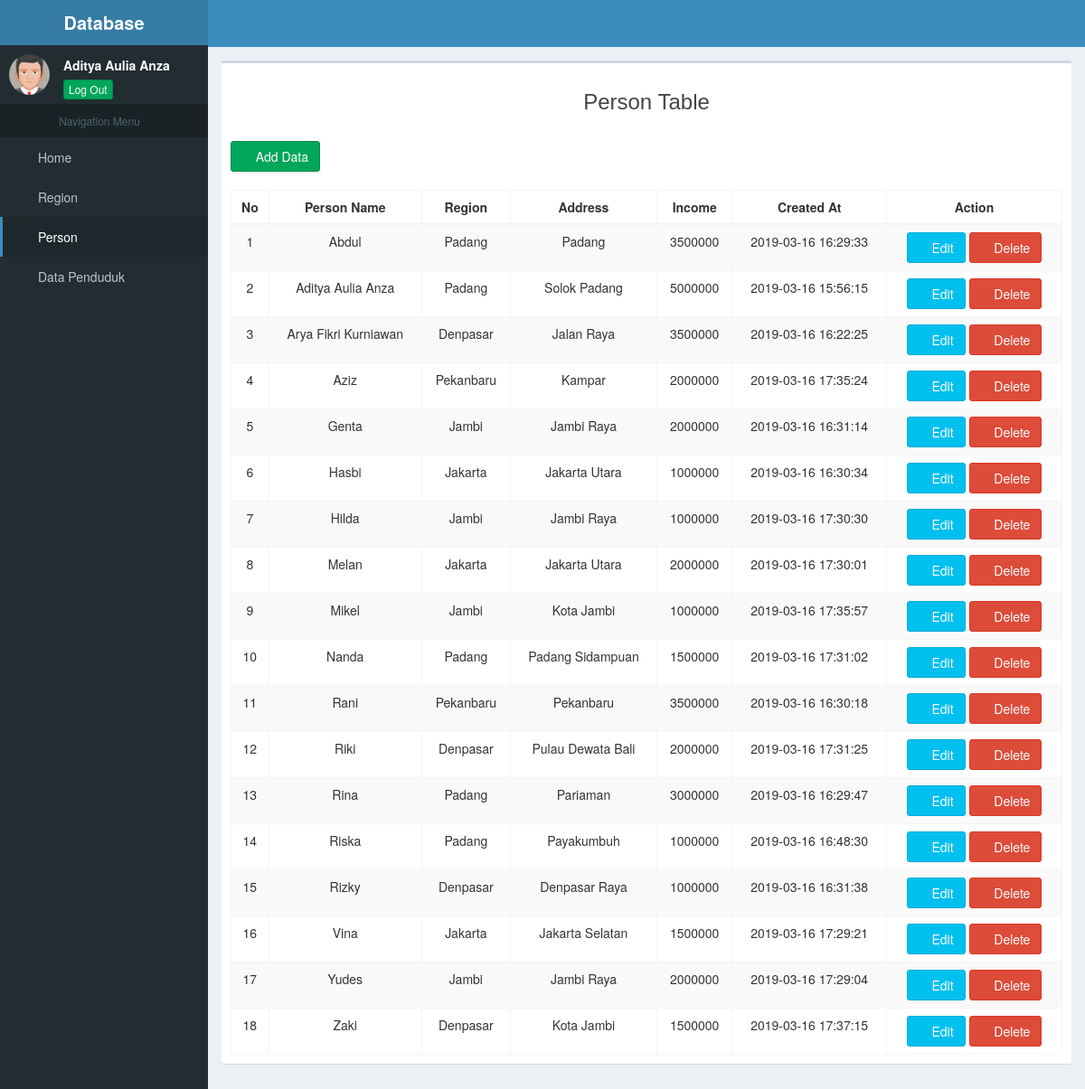
The app's page /index.php?p=person (signed in) with its own data.
### tables this page shows
CREATE TABLE `person` (
  `id` int(11) NOT NULL,
  `name` varchar(50) NOT NULL,
  `region_id` int(11) NOT NULL,
  `address` text NOT NULL,
  `income` varchar(50) NOT NULL,
  `created_at` datetime NOT NULL DEFAULT CURRENT_TIMESTAMP
);

CREATE TABLE `regions` (
  `region_id` int(11) NOT NULL,
  `region_name` varchar(50) NOT NULL,
  `created_at` datetime NOT NULL DEFAULT CURRENT_TIMESTAMP
);

### person.php (the view, shortened to what this page needs)
<div class="row">
  <div class="col-xs-12">
    <div class="box">
      <div class="box-header">
        <h3 class="text-center">Person Table</h3>
      </div>
      <div class="box-header">
        <button type="button" class="btn btn-success" data-toggle="modal" data-target="#tambahdata">
          <i class="fa fa-plus-circle"></i> Add Data
        </button>
      </div>
      <div class="box-body">
        <table class="table table-bordered table-striped text-center">
          <thead>
            <tr>
              <th><center>No</center></th>
              <th><center>Person Name</center></th>
              <th><center>Region</center></th>
              <th><center>Address</center></th>
              <th><center>Income</center></th>
              <th><center>Created At</center></th>
              <th><center>Action</center></th>
            </tr>
          </thead>
        <tbody>
<?php
  $nomor=1;
  $sql= mysql_query("SELECT person.id, person.name, person.region_id, person.address, person.income, person.created_at, regions.region_id, regions.region_name FROM person INNER JOIN regions ON person.region_id=regions.region_id ORDER BY person.name");
  while($data=mysql_fetch_array($sql)){
?>
            <tr>
              <td><?php echo $nomor; ?></td>
              <td><?php echo $data['name'] ?></td>
              <td><?php echo $data['region_name'] ?></td>
              <td><?php echo $data['address'] ?></td>
              <td><?php echo $data['income'] ?></td>
              <td><?php echo $data['created_at'] ?></td>
              <td>
                  <button type="button" class="btn btn-info" data-toggle="modal" data-target="#editdata<?php echo $data['id'];?>"><i class="fa fa-edit"></i> Edit </button>  <a href="aksi_person.php?proses=hapus&id_hapus=<?php echo $data['id']?>" onclick="return confirm('Yakin akan menghapus data?')"><button type="button" class="btn btn-danger"><i class="fa fa-trash"></i> Delete </button></a>
              </td>
            </tr>
<?php
  $nomor++;
  }
?>
        </tbody>
        </table>
      </div>
    </div>
  </div>
</div>

### records on screen
person: name "Abdul", region.region_name "Padang", address "Padang", income "3500000", created_at "2019-03-16 16:29:33"
person: name "Aditya Aulia Anza", region.region_name "Padang", address "Solok Padang", income "5000000", created_at "2019-03-16 15:56:15"
person: name "Arya Fikri Kurniawan", region.region_name "Denpasar", address "Jalan Raya", income "3500000", created_at "2019-03-16 16:22:25"
person: name "Aziz", region.region_name "Pekanbaru", address "Kampar", income "2000000", created_at "2019-03-16 17:35:24"
person: name "Genta", region.region_name "Jambi", address "Jambi Raya", income "2000000", created_at "2019-03-16 16:31:14"
person: name "Hasbi", region.region_name "Jakarta", address "Jakarta Utara", income "1000000", created_at "2019-03-16 16:30:34"
person: name "Hilda", region.region_name "Jambi", address "Jambi Raya", income "1000000", created_at "2019-03-16 17:30:30"
person: name "Melan", region.region_name "Jakarta", address "Jakarta Utara", income "2000000", created_at "2019-03-16 17:30:01"
person: name "Mikel", region.region_name "Jambi", address "Kota Jambi", income "1000000", created_at "2019-03-16 17:35:57"
person: name "Nanda", region.region_name "Padang", address "Padang Sidampuan", income "1500000", created_at "2019-03-16 17:31:02"
person: name "Rani", region.region_name "Pekanbaru", address "Pekanbaru", income "3500000", created_at "2019-03-16 16:30:18"
person: name "Riki", region.region_name "Denpasar", address "Pulau Dewata Bali", income "2000000", created_at "2019-03-16 17:31:25"
person: name "Rina", region.region_name "Padang", address "Pariaman", income "3000000", created_at "2019-03-16 16:29:47"
person: name "Riska", region.region_name "Padang", address "Payakumbuh", income "1000000", created_at "2019-03-16 16:48:30"
person: name "Rizky", region.region_name "Denpasar", address "Denpasar Raya", income "1000000", created_at "2019-03-16 16:31:38"
person: name "Vina", region.region_name "Jakarta", address "Jakarta Selatan", income "1500000", created_at "2019-03-16 17:29:21"
person: name "Yudes", region.region_name "Jambi", address "Jambi Raya", income "2000000", created_at "2019-03-16 17:29:04"
person: name "Zaki", region.region_name "Denpasar", address "Kota Jambi", income "1500000", created_at "2019-03-16 17:37:15"
